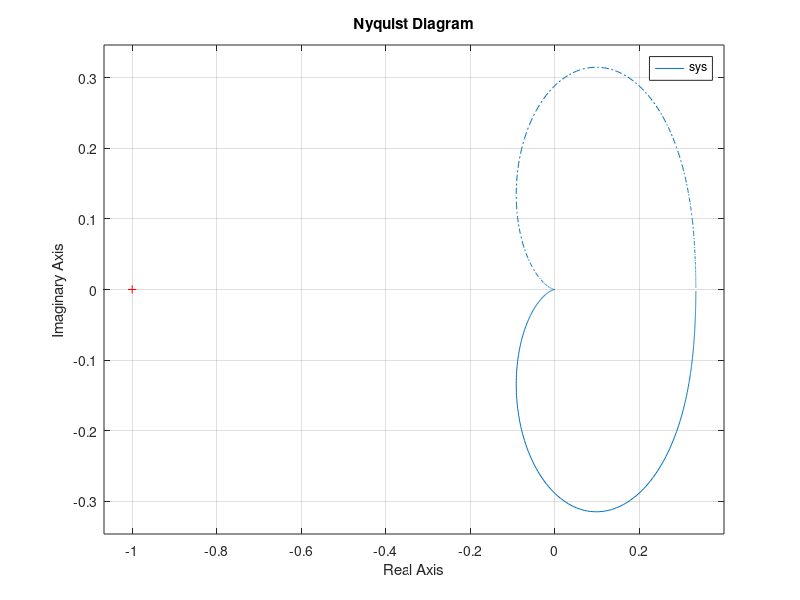

Source code (MATLAB):
pkg load control
clear all
close all
clc

num = [1]
den = [1 2 3]

# Create the transfer function
sys = tf(num, den)

# Plot the nyquist plot
nyquist(sys)